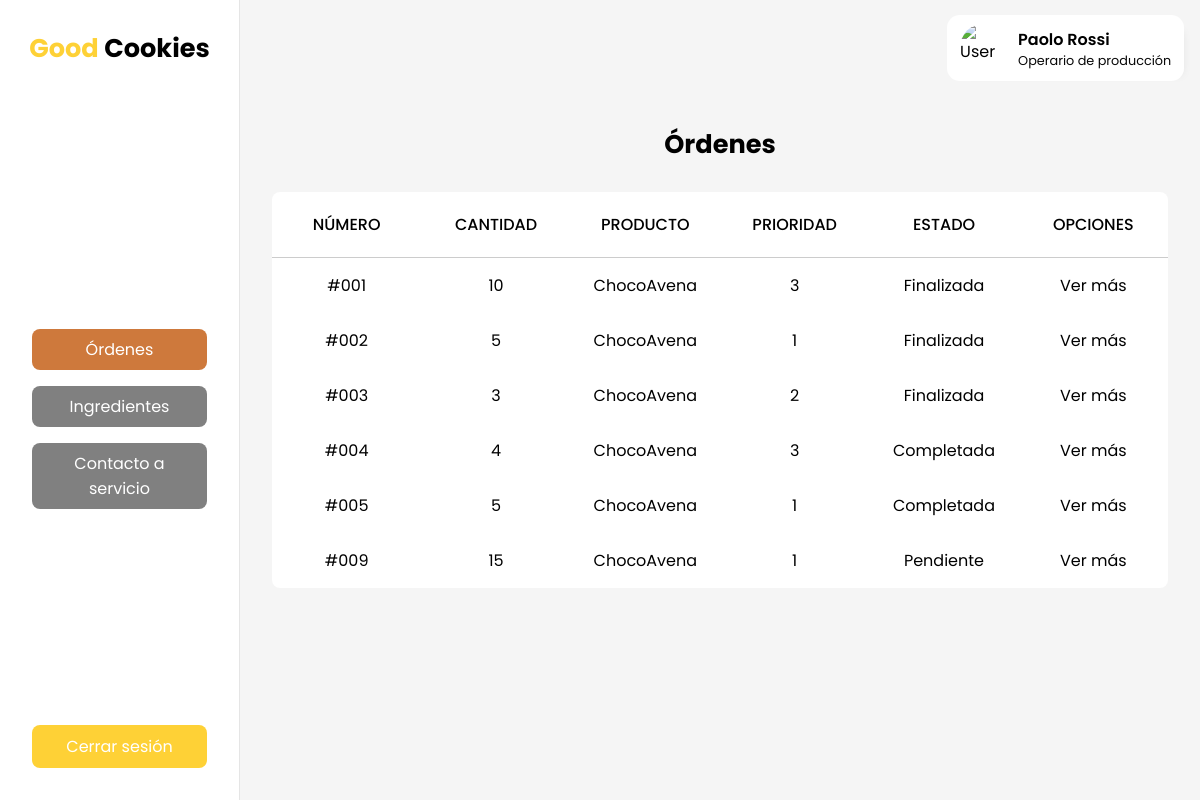
/ordenes.php (signed in), run on the app's committed database.
### tables this page shows
CREATE TABLE `menuxrol` (
  `cod` int(11) NOT NULL,
  `rol` varchar(50) NOT NULL,
  `menu` varchar(50) NOT NULL,
  `href` varchar(50) NOT NULL
);

CREATE TABLE `orden` (
  `cod` int(11) NOT NULL,
  `codProducto` int(11) NOT NULL,
  `cantidad` int(11) NOT NULL,
  `prioridad` int(11) NOT NULL,
  `estado` varchar(20) NOT NULL,
  `fechaCreacion` date NOT NULL DEFAULT current_timestamp(),
  `cliente` varchar(20) NOT NULL
);

CREATE TABLE `producto` (
  `cod` int(11) NOT NULL,
  `nombre` varchar(50) NOT NULL,
  `unidad` varchar(50) NOT NULL,
  `image` varchar(50) NOT NULL
);

### ordenes.php (called while the page is built, shortened)
<?php
  include('layouts/dashboard.php');
?>

### views/_ordenes.php (the view)
<?php
    $rol = $_SESSION['rol'];
    $codUsuario = $_SESSION['codUsuario'];
    $enlace = mysqli_connect("localhost","root","","GoodCookies");
    $sentencia_orden = "select o.cod, o.cantidad, p.nombre, o.prioridad, o.estado from orden o
                            join producto p on p.cod = o.codProducto;";
    if ($rol == "Operario de producción") {
        $sentencia_orden = "select o.cod, o.cantidad, p.nombre, o.prioridad, o.estado from orden o
                                join producto p on p.cod = o.codProducto
                                join productoxcolaborador pxc on o.codProducto = pxc.codProducto
                                join colaborador c on c.cod = pxc.codColaborador
                            where c.codUsuario='$codUsuario';";
    }
    $resultado_orden = mysqli_query($enlace, $sentencia_orden);
?>
<h1>Órdenes</h1>
<table>
    <thead>
        <tr>
            <th>Número</th>
            <th>Cantidad</th>
            <th>Producto</th>
            <th>Prioridad</th>
            <th>Estado</th>
            <th>Opciones</th>
        </tr>
    </thead>
    <tbody>
        <?php
            while ($row_orden = $resultado_orden->fetch_row()) {
                echo "<tr>";
                    echo "<td>#00".$row_orden[0]."</td>";
                    echo "<td>".$row_orden[1]."</td>";
                    echo "<td>".$row_orden[2]."</td>";
                    echo "<td>".$row_orden[3]."</td>";
                    echo "<td>".$row_orden[4]."</td>";
                    echo "<td><a href='orden.php?cod=".$row_orden[0]."'>Ver más</a></td>";
                echo "</tr>";
            }
        ?>
    </tbody>
</table>

### layouts/dashboard.php (shortened to what this page needs)
<?php
    $rol = $_SESSION["rol"];
    $enlace = mysqli_connect("localhost","root","","GoodCookies");
    $sentencia = "select * from menuxrol where rol='$rol';";
    $resultado_menu = mysqli_query($enlace, $sentencia);
?>
<!DOCTYPE html>
<html>
  <head>
    <link rel="stylesheet" href="styles/main.css" />
    <link rel="stylesheet" href="styles/dashboard.css" />
  </head>
  <body>
    <section id="dashboard">
      <nav>
        <h1>
          <a href="index.html">
            <span>Good</span> Cookies
          </a>
        </h1>
        <menu>
          <ul>
            <?php
            $currentMenu = explode(".php", explode("/", $_SERVER['REQUEST_URI'])[1])[0];
            while ($row_menu = $resultado_menu->fetch_row()) {
                if ($row_menu[3] == $currentMenu) {
                    echo "<li class='active'><a href='$row_menu[3].php'>$row_menu[2]</a></li>";
                } else {
                    echo "<li><a href='$row_menu[3].php'>$row_menu[2]</a></li>";
                }
            }
            ?>
          </ul>
          <div class="menu-buttons">
            <a href="functions/logout.php" class="logout">Cerrar sesión</a>
          </div>
        </menu>
      </nav>
      <div class="dashboard_right">
        <header>
          <a href="perfil.php">
            <div class="user_profile_card">
              <img
                src="https://res.cloudinary.com/paolorossi/image/upload/v1652998240/spotiparty/user_placeholder_zpoic6.png"
                alt="User Image"
                width="50"
                height="50"
              />
              <div>
                <?php
                    echo "<p>".$_SESSION["displayName"]."</p>";
                    echo "<span>".$_SESSION["rol"]."</span>";
                ?>
              </div>
            </div>
          </a>
        </header>
        <main><?php include($childView); ?></main>
      </div>
    </section>
  </body>
</html>

### styles/main.css (style rules this page uses)
:root { --primary: #fed136; --secondary: #ce793c; }
* { margin: 0; padding: 0; box-sizing: border-box; font-family: 'Poppins', sans-serif; }
a { color: #000; text-decoration: none; }
ul { list-style: none; }
table { width: 100%; table-layout: fixed; border-radius: 0.5rem; border-collapse: collapse; background-color: white; }
th { padding: 20px 15px; text-align: center; font-weight: 500; text-transform: uppercase; border-bottom: solid 1px #ccc; }
td { padding: 15px; text-align: center; vertical-align: middle; }

### styles/dashboard.css (style rules this page uses)
#dashboard { display: flex; flex-direction: row; height: 100vh; }
#dashboard nav { display: flex; flex-direction: column; width: 20%; min-width: 240px; max-width: 320px; background-color: white; border-right: rgba(0, 0, 0, 0.1) 1px solid; }
#dashboard menu { flex: 1; gap: 1rem; padding: 2rem; display: flex; flex-direction: column; }
#dashboard menu ul { flex: 1; display: flex; flex-direction: column; justify-content: center; gap: 1rem; }
#dashboard menu li { display: flex; cursor: pointer; text-align: center; border-radius: 0.5rem; background-color: gray; }
#dashboard menu li a { width: 100%; color: white; padding: 0.5rem 1rem; }
.active { background-color: var(--secondary) !important; }
#dashboard header { height: 6rem; background-color: whitesmoke; display: flex; justify-content: end; align-items: center; padding: 0 1rem; }
#dashboard main { flex: 1; display: flex; flex-direction: column; padding: 0 2rem; background-color: whitesmoke; }
#dashboard h1 { text-align: center; font-size: 1.6rem; font-weight: 700; height: 6rem; display: flex; align-items: center; justify-content: center; }
#dashboard h1 span { color: var(--primary); }
.dashboard_right { flex: 1; display: flex; flex-direction: column; }
.menu-buttons { display: flex; flex-direction: column; gap: 1rem; }
.logout { padding: 0.5rem 1rem; border-radius: 0.5rem; border: 1px solid transparent; background-color: var(--primary); color: white; text-align: center; }
.user_profile_card { display: flex; align-items: center; justify-content: center; padding: 0.5rem 0.8rem; border-radius: 0.8rem; background-color: white; box-shadow: 10px 5px 10px -12px rgba(0, 0, 0, 0.1); }
.user_profile_card div { display: flex; flex-direction: column; }
.user_profile_card img { border-radius: 50%; margin-right: 0.5rem; }
.user_profile_card p { font-weight: 600; }
.user_profile_card span { color: #080808; font-size: 0.8rem; }

### data on the page
menuxrol: menu "Órdenes"
menuxrol: menu "Ingredientes"
menuxrol: menu "Contacto a servicio"
orden: cod "1", cantidad "10", producto.nombre "ChocoAvena", prioridad "3", estado "Finalizada"
orden: cod "2", cantidad "5", producto.nombre "ChocoAvena", prioridad "1", estado "Finalizada"
orden: cod "3", cantidad "3", producto.nombre "ChocoAvena", prioridad "2", estado "Finalizada"
orden: cod "4", cantidad "4", producto.nombre "ChocoAvena", prioridad "3", estado "Completada"
orden: cod "5", cantidad "5", producto.nombre "ChocoAvena", prioridad "1", estado "Completada"
orden: cod "9", cantidad "15", producto.nombre "ChocoAvena", prioridad "1", estado "Pendiente"

### other printed values
$_SESSION["displayName"] "Paolo Rossi"
$_SESSION["rol"] "Operario de producción"
